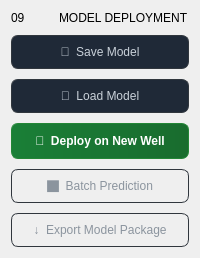
           <widget class="QFrame" name="panelCard9">
            <layout class="QVBoxLayout" name="deployLayout">
             <property name="contentsMargins"><rect><x>16</x><y>14</y><width>16</width><height>14</height></rect></property>
             <property name="spacing"><number>10</number></property>
             <item>
              <layout class="QHBoxLayout">
               <item><widget class="QLabel" name="panelIndex9"><property name="text"><string>09</string></property></widget></item>
               <item><widget class="QLabel" name="panelTitle9"><property name="text"><string>MODEL DEPLOYMENT</string></property></widget></item>
              </layout>
             </item>
             <item>
              <widget class="QPushButton" name="btnSaveModel">
               <property name="text"><string>💾  Save Model</string></property>
               <property name="styleSheet"><string>background:#1f2937;border:1px solid #30363d;border-radius:7px;color:#c9d1d9;padding:9px;font-size:12px;</string></property>
               <property name="cursor"><cursorShape>PointingHandCursor</cursorShape></property>
              </widget>
             </item>
             <item>
              <widget class="QPushButton" name="btnLoadModel">
               <property name="text"><string>📂  Load Model</string></property>
               <property name="styleSheet"><string>background:#1f2937;border:1px solid #30363d;border-radius:7px;color:#c9d1d9;padding:9px;font-size:12px;</string></property>
               <property name="cursor"><cursorShape>PointingHandCursor</cursorShape></property>
              </widget>
             </item>
             <item>
              <widget class="QPushButton" name="btnDeployNew">
               <property name="text"><string>🚀  Deploy on New Well</string></property>
               <property name="styleSheet">
                <string>
background:qlineargradient(x1:0,y1:0,x2:1,y2:0,stop:0 #1a7f37,stop:1 #196c2e);
border:1px solid #238636;border-radius:7px;color:#fff;
padding:10px;font-size:12px;font-weight:600;
                </string>
               </property>
               <property name="cursor"><cursorShape>PointingHandCursor</cursorShape></property>
              </widget>
             </item>
             <item>
              <widget class="QPushButton" name="btnBatchPred">
               <property name="text"><string>⬛  Batch Prediction</string></property>
               <property name="styleSheet"><string>background:transparent;border:1px solid #30363d;border-radius:7px;color:#8b949e;padding:9px;font-size:12px;</string></property>
               <property name="cursor"><cursorShape>PointingHandCursor</cursorShape></property>
              </widget>
             </item>
             <item>
              <widget class="QPushButton" name="btnExportPkg">
               <property name="text"><string>↓  Export Model Package</string></property>
               <property name="styleSheet"><string>background:transparent;border:1px solid #30363d;border-radius:7px;color:#8b949e;padding:9px;font-size:12px;</string></property>
               <property name="cursor"><cursorShape>PointingHandCursor</cursorShape></property>
              </widget>
             </item>

            </layout>
           </widget>
